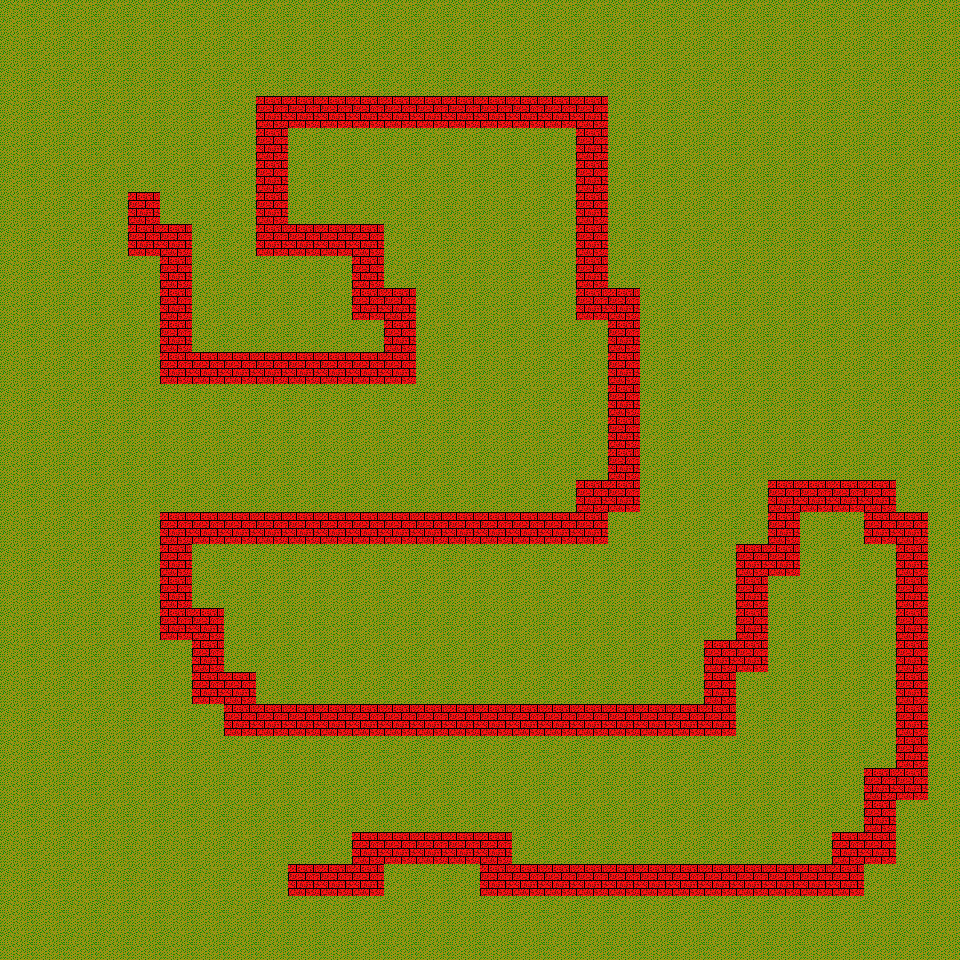

Rendered tile map (Tiled .tmx) drawn with the repository's tilesets; below, a short description and the full map source, tile grids included:
An orthogonal 30x30 tile map with 32x32 px tiles, 2 tile layers (Ground, Walls) and 10 objects (5x box, soko, stank, tank, ltank, ...).

<map version="1.2" tiledversion="2019.03.13" orientation="orthogonal" renderorder="right-down" width="30" height="30" tilewidth="32" tileheight="32" infinite="0" nextlayerid="7" nextobjectid="38">
 <tileset firstgid="1" name="ltank" tilewidth="32" tileheight="32" tilecount="60" columns="10">
  <image source="assets/ltank.png" width="320" height="192" />
  <tile id="1">
   <properties>
    <property name="collide" type="bool" value="true" />
   </properties>
  </tile>
  <tile id="2">
   <properties>
    <property name="collide" type="bool" value="true" />
   </properties>
  </tile>
  <tile id="3">
   <properties>
    <property name="collide" type="bool" value="true" />
   </properties>
  </tile>
  <tile id="4">
   <properties>
    <property name="collide" type="bool" value="true" />
   </properties>
  </tile>
  <tile id="13">
   <properties>
    <property name="collide" type="bool" value="true" />
   </properties>
  </tile>
  <tile id="14">
   <properties>
    <property name="collide" type="bool" value="true" />
   </properties>
  </tile>
  <tile id="15">
   <properties>
    <property name="collide" type="bool" value="true" />
   </properties>
  </tile>
  <tile id="16">
   <properties>
    <property name="collide" type="bool" value="true" />
   </properties>
  </tile>
  <tile id="17">
   <properties>
    <property name="collide" type="bool" value="true" />
   </properties>
  </tile>
  <tile id="35">
   <properties>
    <property name="collide" type="bool" value="true" />
   </properties>
  </tile>
  <tile id="36">
   <properties>
    <property name="collide" type="bool" value="true" />
   </properties>
  </tile>
  <tile id="37">
   <properties>
    <property name="collide" type="bool" value="true" />
   </properties>
  </tile>
  <tile id="38">
   <properties>
    <property name="collide" type="bool" value="true" />
   </properties>
  </tile>
  <tile id="39">
   <properties>
    <property name="collide" type="bool" value="true" />
   </properties>
  </tile>
  <tile id="40">
   <properties>
    <property name="collide" type="bool" value="true" />
   </properties>
  </tile>
  <tile id="41">
   <properties>
    <property name="collide" type="bool" value="true" />
   </properties>
  </tile>
  <tile id="42">
   <properties>
    <property name="collide" type="bool" value="true" />
   </properties>
  </tile>
  <tile id="43">
   <properties>
    <property name="collide" type="bool" value="true" />
   </properties>
  </tile>
 </tileset>
 <layer id="4" name="Ground" width="30" height="30">
  <data encoding="csv">
1,1,1,1,1,1,1,1,1,1,1,1,1,1,1,1,1,1,1,1,1,1,1,1,1,1,1,1,1,1,
1,1,1,1,1,1,1,1,1,1,1,1,1,1,1,1,1,1,1,1,1,1,1,1,1,1,1,1,1,1,
1,1,1,1,1,1,1,1,1,1,1,1,1,1,1,1,1,1,1,1,1,1,1,1,1,1,1,1,1,1,
1,1,1,1,1,1,1,1,1,1,1,1,1,1,1,1,1,1,1,1,1,1,1,1,1,1,1,1,1,1,
1,1,1,1,1,1,1,1,1,1,1,1,1,1,1,1,1,1,1,1,1,1,1,1,1,1,1,1,1,1,
1,1,1,1,1,1,1,1,1,1,1,1,1,1,1,1,1,1,1,1,1,1,1,1,1,1,1,1,1,1,
1,1,1,1,1,1,1,1,1,1,1,1,1,1,1,1,1,1,1,1,1,1,1,1,1,1,1,1,1,1,
1,1,1,1,1,1,1,1,1,1,1,1,1,1,1,1,1,1,1,1,1,1,1,1,1,1,1,1,1,1,
1,1,1,1,1,1,1,1,1,1,1,1,1,1,1,1,1,1,1,1,1,1,1,1,1,1,1,1,1,1,
1,1,1,1,1,1,1,1,1,1,1,1,1,1,1,1,1,1,1,1,1,1,1,1,1,1,1,1,1,1,
1,1,1,1,1,1,1,1,1,1,1,1,1,1,1,1,1,1,1,1,1,1,1,1,1,1,1,1,1,1,
1,1,1,1,1,1,1,1,1,1,1,1,1,1,1,1,1,1,1,1,1,1,1,1,1,1,1,1,1,1,
1,1,1,1,1,1,1,1,1,1,1,1,1,1,1,1,1,1,1,1,1,1,1,1,1,1,1,1,1,1,
1,1,1,1,1,1,1,1,1,1,1,1,1,1,1,1,1,1,1,1,1,1,1,1,1,1,1,1,1,1,
1,1,1,1,1,1,1,1,1,1,1,1,1,1,1,1,1,1,1,1,1,1,1,1,1,1,1,1,1,1,
1,1,1,1,1,1,1,1,1,1,1,1,1,1,1,1,1,1,1,1,1,1,1,1,1,1,1,1,1,1,
1,1,1,1,1,1,1,1,1,1,1,1,1,1,1,1,1,1,1,1,1,1,1,1,1,1,1,1,1,1,
1,1,1,1,1,1,1,1,1,1,1,1,1,1,1,1,1,1,1,1,1,1,1,1,1,1,1,1,1,1,
1,1,1,1,1,1,1,1,1,1,1,1,1,1,1,1,1,1,1,1,1,1,1,1,1,1,1,1,1,1,
1,1,1,1,1,1,1,1,1,1,1,1,1,1,1,1,1,1,1,1,1,1,1,1,1,1,1,1,1,1,
1,1,1,1,1,1,1,1,1,1,1,1,1,1,1,1,1,1,1,1,1,1,1,1,1,1,1,1,1,1,
1,1,1,1,1,1,1,1,1,1,1,1,1,1,1,1,1,1,1,1,1,1,1,1,1,1,1,1,1,1,
1,1,1,1,1,1,1,1,1,1,1,1,1,1,1,1,1,1,1,1,1,1,1,1,1,1,1,1,1,1,
1,1,1,1,1,1,1,1,1,1,1,1,1,1,1,1,1,1,1,1,1,1,1,1,1,1,1,1,1,1,
1,1,1,1,1,1,1,1,1,1,1,1,1,1,1,1,1,1,1,1,1,1,1,1,1,1,1,1,1,1,
1,1,1,1,1,1,1,1,1,1,1,1,1,1,1,1,1,1,1,1,1,1,1,1,1,1,1,1,1,1,
1,1,1,1,1,1,1,1,1,1,1,1,1,1,1,1,1,1,1,1,1,1,1,1,1,1,1,1,1,1,
1,1,1,1,1,1,1,1,1,1,1,1,1,1,1,1,1,1,1,1,1,1,1,1,1,1,1,1,1,1,
1,1,1,1,1,1,1,1,1,1,1,1,1,1,1,1,1,1,1,1,1,1,1,1,1,1,1,1,1,1,
1,1,1,1,1,1,1,1,1,1,1,1,1,1,1,1,1,1,1,1,1,1,1,1,1,1,1,1,1,1
</data>
 </layer>
 <layer id="6" name="Walls" width="30" height="30">
  <data encoding="csv">
0,0,0,0,0,0,0,0,0,0,0,0,0,0,0,0,0,0,0,0,0,0,0,0,0,0,0,0,0,0,
0,0,0,0,0,0,0,0,0,0,0,0,0,0,0,0,0,0,0,0,0,0,0,0,0,0,0,0,0,0,
0,0,0,0,0,0,0,0,0,0,0,0,0,0,0,0,0,0,0,0,0,0,0,0,0,0,0,0,0,0,
0,0,0,0,0,0,0,0,15,15,15,15,15,15,15,15,15,15,15,0,0,0,0,0,0,0,0,0,0,0,
0,0,0,0,0,0,0,0,15,0,0,0,0,0,0,0,0,0,15,0,0,0,0,0,0,0,0,0,0,0,
0,0,0,0,0,0,0,0,15,0,0,0,0,0,0,0,0,0,15,0,0,0,0,0,0,0,0,0,0,0,
0,0,0,0,15,0,0,0,15,0,0,0,0,0,0,0,0,0,15,0,0,0,0,0,0,0,0,0,0,0,
0,0,0,0,15,15,0,0,15,15,15,15,0,0,0,0,0,0,15,0,0,0,0,0,0,0,0,0,0,0,
0,0,0,0,0,15,0,0,0,0,0,15,0,0,0,0,0,0,15,0,0,0,0,0,0,0,0,0,0,0,
0,0,0,0,0,15,0,0,0,0,0,15,15,0,0,0,0,0,15,15,0,0,0,0,0,0,0,0,0,0,
0,0,0,0,0,15,0,0,0,0,0,0,15,0,0,0,0,0,0,15,0,0,0,0,0,0,0,0,0,0,
0,0,0,0,0,15,15,15,15,15,15,15,15,0,0,0,0,0,0,15,0,0,0,0,0,0,0,0,0,0,
0,0,0,0,0,0,0,0,0,0,0,0,0,0,0,0,0,0,0,15,0,0,0,0,0,0,0,0,0,0,
0,0,0,0,0,0,0,0,0,0,0,0,0,0,0,0,0,0,0,15,0,0,0,0,0,0,0,0,0,0,
0,0,0,0,0,0,0,0,0,0,0,0,0,0,0,0,0,0,0,15,0,0,0,0,0,0,0,0,0,0,
0,0,0,0,0,0,0,0,0,0,0,0,0,0,0,0,0,0,15,15,0,0,0,0,15,15,15,15,0,0,
0,0,0,0,0,15,15,15,15,15,15,15,15,15,15,15,15,15,15,0,0,0,0,0,15,0,0,15,15,0,
0,0,0,0,0,15,0,0,0,0,0,0,0,0,0,0,0,0,0,0,0,0,0,15,15,0,0,0,15,0,
0,0,0,0,0,15,0,0,0,0,0,0,0,0,0,0,0,0,0,0,0,0,0,15,0,0,0,0,15,0,
0,0,0,0,0,15,15,0,0,0,0,0,0,0,0,0,0,0,0,0,0,0,0,15,0,0,0,0,15,0,
0,0,0,0,0,0,15,0,0,0,0,0,0,0,0,0,0,0,0,0,0,0,15,15,0,0,0,0,15,0,
0,0,0,0,0,0,15,15,0,0,0,0,0,0,0,0,0,0,0,0,0,0,15,0,0,0,0,0,15,0,
0,0,0,0,0,0,0,15,15,15,15,15,15,15,15,15,15,15,15,15,15,15,15,0,0,0,0,0,15,0,
0,0,0,0,0,0,0,0,0,0,0,0,0,0,0,0,0,0,0,0,0,0,0,0,0,0,0,0,15,0,
0,0,0,0,0,0,0,0,0,0,0,0,0,0,0,0,0,0,0,0,0,0,0,0,0,0,0,15,15,0,
0,0,0,0,0,0,0,0,0,0,0,0,0,0,0,0,0,0,0,0,0,0,0,0,0,0,0,15,0,0,
0,0,0,0,0,0,0,0,0,0,0,15,15,15,15,15,0,0,0,0,0,0,0,0,0,0,15,15,0,0,
0,0,0,0,0,0,0,0,0,15,15,15,0,0,0,15,15,15,15,15,15,15,15,15,15,15,15,0,0,0,
0,0,0,0,0,0,0,0,0,0,0,0,0,0,0,0,0,0,0,0,0,0,0,0,0,0,0,0,0,0,
0,0,0,0,0,0,0,0,0,0,0,0,0,0,0,0,0,0,0,0,0,0,0,0,0,0,0,0,0,0
</data>
 </layer>
 <objectgroup id="2" name="Object Layer 1">
  <properties>
   <property name="walkable" type="bool" value="false" />
  </properties>
  <object id="28" name="soko" gid="2" x="32" y="96" width="32" height="32" />
  <object id="29" name="stank" gid="16" x="64" y="128" width="32" height="32" />
  <object id="30" name="tank" gid="41" x="96" y="160" width="32" height="32" />
  <object id="31" name="ltank" gid="37" x="128" y="192" width="32" height="32" />
  <object id="32" name="snake" gid="42" x="128" y="96" width="32" height="32" />
  <object id="33" name="box" gid="14" x="224" y="32" width="32" height="32" rotation="180" />
  <object id="34" name="box" gid="14" x="32" y="224" width="32" height="32" />
  <object id="35" name="box" gid="14" x="32" y="352" width="32" height="32" />
  <object id="36" name="box" gid="14" x="192" y="256" width="32" height="32" />
  <object id="37" name="box" gid="14" x="96" y="448" width="32" height="32" />
 </objectgroup>
</map>